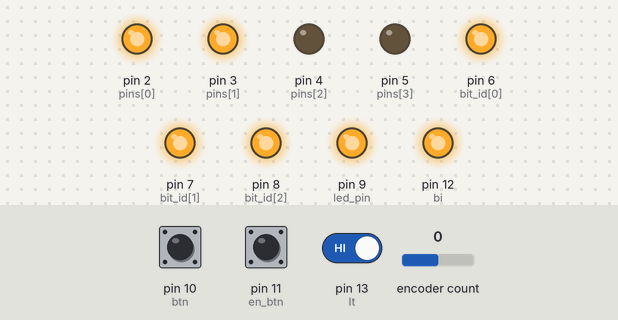
Recording of a sketch running on a simulated Arduino Uno, built with avr-gcc and run on an emulated ATmega328P. Shown: output pins drawn as LEDs (lit = HIGH). The test bench sets the inputs (shaded band); at power-on: pin 13 (lt) HIGH, pin 10 (btn) HIGH, pin 11 (en_btn) HIGH, encoder count 0.

Above: at 1.2 s.
1.3 s: pin 13 (lt) driven LOW
At 2.5 s:
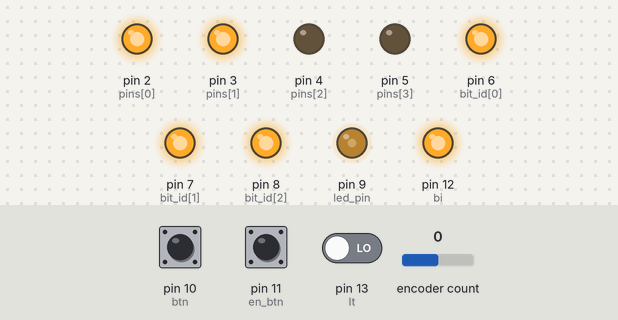
2.8 s: pin 13 (lt) driven HIGH
At 3.8 s:
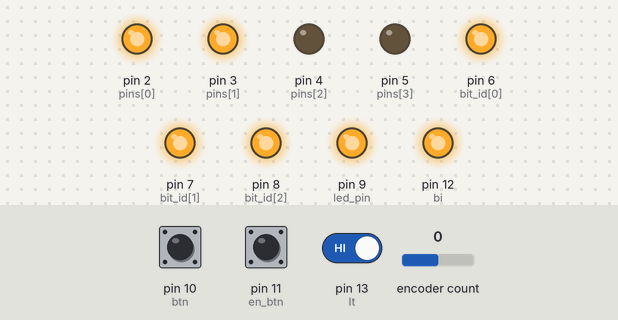
Timing chart, 0 to 5.8 s (numbered marks = the images above; inputs shaded):
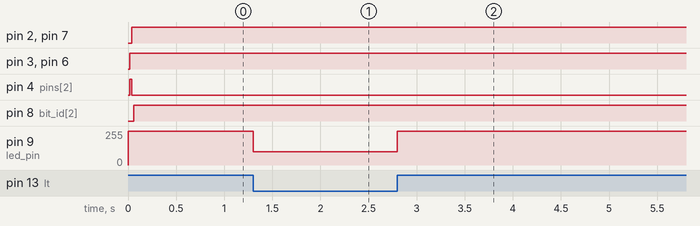

Measured:
- after the input at 1.3 s, pin 9 (led_pin): 255/255 → 100/255 at once
- after the input at 2.8 s, pin 9 (led_pin): 100/255 → 255/255 at once

The sketch:

SimHDG.ino
```cpp
#include <TimerOne.h>
#include <ClickEncoder.h>

//Encoder enc(A0,A1);
ClickEncoder *encoder;

float dis_value=888;
bool led_state=HIGH;

int pins[4]={2,3,4,5};
int bit_id[3]={6,7,8};

const int led_pin=9;
const int btn=10;
const int en_btn=11;
const int bi=12;
const int lt=13;
float vs=0;
uint16_t hdg_sel=0;
uint8_t hdg_state=0;
uint16_t alt_sel=0;
uint16_t spd_sel=0;
int counter = 0;
int currentStateCLK;
int previousStateCLK;


void getDataFromFS2020(void);
void heading_bug_inc(void);
void heading_bug_dec(void);
void heading_bug_set(uint16_t _hdg_set_value);
void ap_panel_heading_hold(void);

int16_t last=0, value=0;

void timerIsr() {
  encoder->service();
}

void toggle_led(void)
{
  if(led_state==LOW)
  {
    led_state=HIGH;
    digitalWrite(led_pin, led_state);
  }
  else
  {
    led_state=LOW;
    analogWrite(led_pin, 100);
  }
}
void set_led(void)
{
  analogWrite(led_pin, 100);
}
void reset_led(void)
{
  analogWrite(led_pin, 0);
}
void set_led_state(void)
{
  digitalWrite(led_pin, led_state);
}
void set_dis_single(int _id, int _value)
{
  digitalWrite(bit_id[_id], LOW);
  for(int i=0;i<4;i++)
  {
    bool state=bitRead(_value, i);
    digitalWrite(pins[i],state);
  }
  delay(20);
  digitalWrite(bit_id[_id], HIGH);
}
void set_dis(int _value)
{
  int value1[3]={0,0,0};
   value1[2]=_value/100;
   value1[1]=(_value-value1[2]*100)/10;
   value1[0]=_value-value1[2]*100-value1[1]*10;
  for(int i=0;i<3;i++)
  {
    set_dis_single(i,value1[i]);
  }
}

void setup()
{
  Serial.begin(115200);
//  Serial.setTimeout(50);
  encoder = new ClickEncoder(A0, A1, 11);
  Timer1.initialize(1000);
  Timer1.attachInterrupt(timerIsr);

  last = -1;

  pinMode(led_pin, OUTPUT);
   pinMode(bi, OUTPUT);
  for(int i=2;i<10;i++)
  {
    pinMode(i, OUTPUT);
  }
  pinMode(btn, INPUT_PULLUP);
  pinMode(en_btn, INPUT_PULLUP);

  pinMode(lt, INPUT);
//  set_dis(dis_value);
  digitalWrite(led_pin, led_state);
  digitalWrite(bi, HIGH);
}


int dis_value_old=0;
bool flag_minus=LOW;
bool flag_plus=LOW;
float newPosition = 0;
float oldPosition  = 0;
void loop()
{
      if(digitalRead(lt)==LOW)
  {
    set_led();
  }
  else{


  value = encoder->getValue();
  newPosition+=float(value)/2;
//  Serial.println(newPosition);
float poserr=newPosition-oldPosition;
  if (abs(poserr)>0.9)
  {
    if (poserr>0) {
      heading_bug_inc();
    }
    else if(poserr<0){
      heading_bug_dec();
    }
    oldPosition=newPosition;
  }

  getDataFromFS2020();
  //light self check


  if(hdg_sel==000)
  {
    hdg_sel=360;
  }
  if(hdg_sel!=dis_value)
  {
    dis_value=hdg_sel;
  //  dis_value=max(min(dis_value,999),0);
  int int_dis_value=int(dis_value);
  set_dis(int_dis_value);
  }


  bool btn_e=digitalRead(en_btn);
  if(btn_e==LOW)
  {
    ap_panel_heading_set(!hdg_state);
    delay(200);
  }
  bool btn_t=digitalRead(btn);
  if(btn_t==LOW)
  {
//    ap_panel_heading_hold();
    ap_panel_heading_set(!hdg_state);
    delay(200);
  }

  digitalWrite(led_pin,!hdg_state);
    }
}

void getDataFromFS2020(void) {
  //Declaration of variables to store the incoming data
  String input = "@"; //General input buffer
  int value;  //Value memory
  int index;  //Index memory
 if (Serial.available() > 0) {
    Serial.readStringUntil('@'); //Look out for first Indicator
    input += Serial.readStringUntil('/') + "/"; //read the ID
    index = Serial.readStringUntil('=').toInt();

    if (input.indexOf("@763/") != -1) { //Check for Vertical Speed ID
      vs = Serial.readStringUntil('$').toInt();  //Saves the value as int to "value" Variable for later use

      //Do something with the values...
      //like displaying or sending something
      //Or include a function like:
      //void refreshStepperMotorPosition(int value)

    }

    if (input.indexOf("@86/") != -1) { //Check for hdg ID
      float f_hdg_sel = Serial.readStringUntil('$').toFloat();  //Saves the value as int to "value" Variable for later use
      hdg_sel = (int)round(f_hdg_sel);
    }
    if (input.indexOf("@87/") != -1) { //Check for hdg_status ID
      hdg_state = Serial.readStringUntil('$').toInt();  //Saves the value as int to "value" Variable for later use
    }
//    if (input.indexOf("@90/") != -1) { //Check for AP Master ID -> Gives Bool Value
//      value = Serial.readStringUntil('$').toInt();  //Saves the value as int to "value" Variable for later use
//
//      if (value == 1) {
//        //do something
//        Serial.print("@465/1$"); //Turns landing lights on when AP is on
//      } else {
//        //do something else
//        Serial.print("@465/0$"); //Turns landing lights on when AP is off
//      }
//    }
  }
}
void heading_bug_inc(void)
{
  Serial.print("@429/1$");
}
void heading_bug_dec(void)
{
  Serial.print("@428/1$");
}
void heading_bug_set(uint16_t _hdg_set_value)
{
  Serial.print("@431/");
  Serial.print(_hdg_set_value);
  Serial.print("$");
}
void ap_panel_heading_set(int _state)
{
  Serial.print("@106/");
  Serial.print(_state);
  Serial.print("$");
}
void ap_panel_heading_hold(void)
{
  Serial.print("@10046/$"); //j
  delay(200);
}
```
